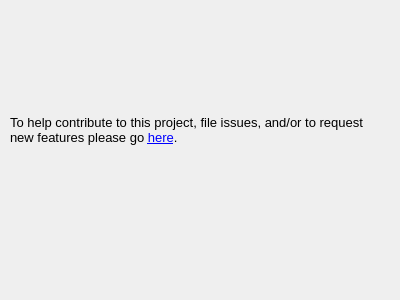
<?xml version="1.0" encoding="UTF-8"?>
<ui version="4.0">
 <class>contribute</class>
 <widget class="QDialog" name="contribute">
  <property name="geometry">
   <rect>
    <x>0</x>
    <y>0</y>
    <width>400</width>
    <height>300</height>
   </rect>
  </property>
  <property name="windowTitle">
   <string>Dialog</string>
  </property>
  <widget class="QLabel" name="link">
   <property name="geometry">
    <rect>
     <x>10</x>
     <y>100</y>
     <width>361</width>
     <height>61</height>
    </rect>
   </property>
   <property name="font">
    <font>
     <pointsize>10</pointsize>
    </font>
   </property>
   <property name="text">
    <string>To help contribute to this project, file issues, and/or to request new features please go &lt;a href=&quot;https://github.com/embTools/embTools&quot;&gt;here&lt;/a&gt;.</string>
   </property>
   <property name="scaledContents">
    <bool>true</bool>
   </property>
   <property name="wordWrap">
    <bool>true</bool>
   </property>
  </widget>
  <widget class="QLabel" name="label">
   <property name="geometry">
    <rect>
     <x>120</x>
     <y>160</y>
     <width>131</width>
     <height>101</height>
    </rect>
   </property>
   <property name="text">
    <string/>
   </property>
   <property name="pixmap">
    <pixmap resource="Resources.qrc">:/assets/favIcon-196x196.png</pixmap>
   </property>
   <property name="scaledContents">
    <bool>true</bool>
   </property>
  </widget>
 </widget>
 <resources>
  <include location="Resources.qrc"/>
 </resources>
 <connections/>
</ui>
